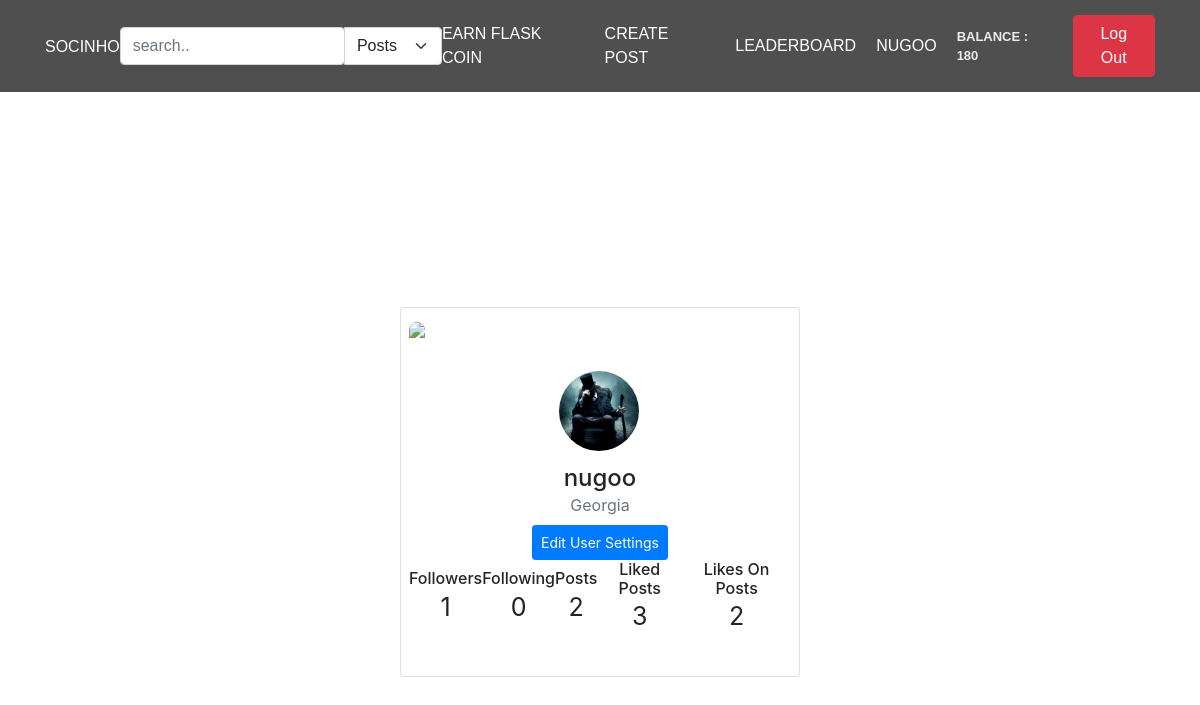
Page /user-profile (signed in) on the earlier database version.
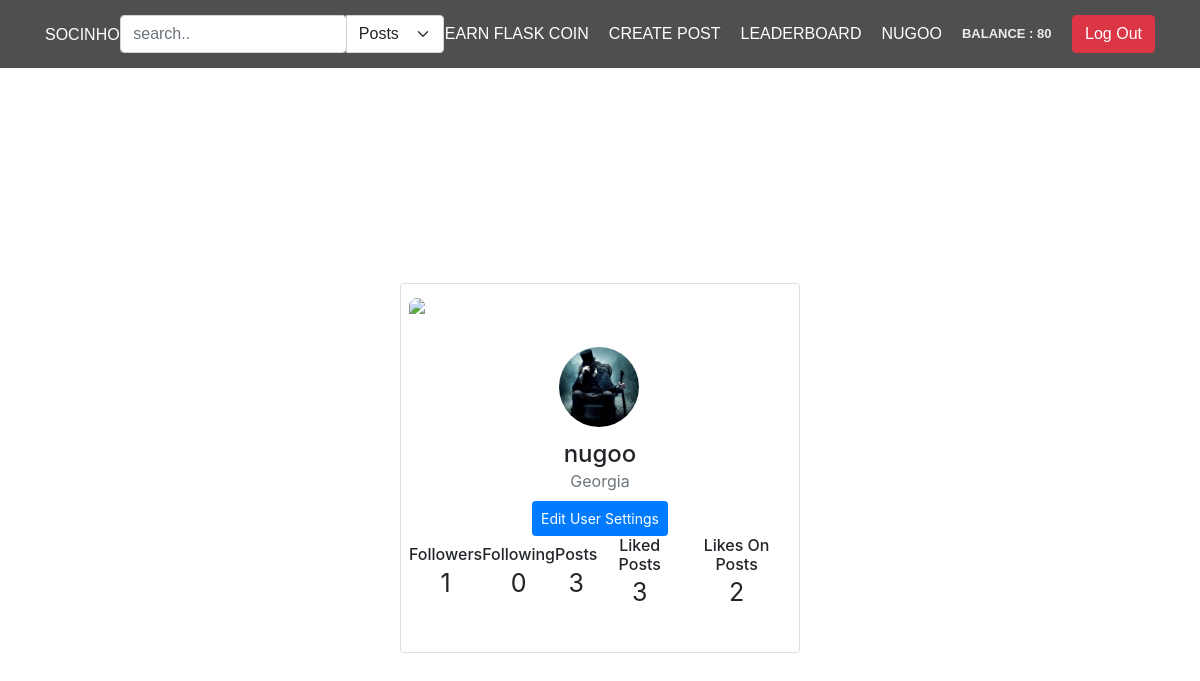
Same page on the later database version.
### app/main/models.py (models this page shows, shortened)
class User(db.Model, UserMixin):
    id = db.Column(db.Integer, primary_key=True)
    username = db.Column(db.String(80), unique=True)
    email = db.Column(db.String(50), nullable=False)
    password = db.Column(db.String(50), nullable=False)
    user_image = db.Column(db.String(80), default='static/pfp/default.png')
    flask_coin = db.Column(db.Integer, default=100)
    privacy = db.Column(db.String(50), default='public')

### app/main/views.py (the view)
@main_bp.route('/user-profile')
@login_required
def user_profile():
    curr_user_liked_posts = Like.query.filter_by(user_id=current_user.id, like_status='active').all() # დალოგინებულმა იუზერმა რომელი პოსტებიც დაალაიქა
    curr_user_posts = Post.query.filter_by(user_id=current_user.id).all() # დალოგინებული იუზერის დადებული პოსტები
    curr_user_followers = Follow.query.filter_by(following_to_id=current_user.id, following_status='active').all() # დალოგინებული იუზერის ფოლოუერები
    curr_user_following = Follow.query.filter_by(following_from_id=current_user.id, following_status='active').all() # დალოგინებული იუზერი ვისაც აფოლოვებს
    user_liked_curr_posts = []
    for post in curr_user_posts:
        like_to_currents_post = Like.query.filter_by(post_id=post.id, like_status='active').all()
        if like_to_currents_post:
            user_liked_curr_posts.append(like_to_currents_post) # თუ რომეილიმე იუზერმა დალოგინებული იუზერის პოსტი დაალაიქა
    return render_template('user-profile.html', curr_user_posts=curr_user_posts,
                           curr_user_liked_posts=curr_user_liked_posts,
                           user_liked_curr_posts=user_liked_curr_posts,
                           curr_user_followers=curr_user_followers,
                           curr_user_following=curr_user_following)

### app/main/views.py (called while the page is built)
@login_manager.user_loader
def load_user(user_id):
    return User.query.get(user_id)

### app/main/templates/user-profile.html
{% extends "main.html" %}
{% block content %}
<div class="containerr d-flex justify-content-center align-items-center">
             <div class="card">
              <div class="upper">
                <img src="https://i.imgur.com/Qtrsrk5.jpg" class="img-fluid">
              </div>
              <div class="user text-center">
                <div class="profile">
                  <img src="{{current_user.user_image}}" class="rounded-circle" width="80">
                </div>
              </div>
              <div class="mt-5 text-center">
                <h4 class="mb-0">{{ current_user.username }}</h4>
                <span class="text-muted d-block mb-2">Georgia</span>
                <button class="btn btn-primary btn-sm follow" onclick="window.location.href='{{ url_for( 'main.user_settings' ) }}';">Edit User Settings</button>
                <div class="d-flex justify-content-between align-items-center mt-10 px-10">
                  <div class="stats">
                    <h6 class="mb-0">Followers</h6>
                    <span>{{curr_user_followers|length}}</span>
                  </div>
                  <div class="stats">
                    <h6 class="mb-0">Following</h6>
                    <span>{{curr_user_following|length}}</span>
                  </div>
                  <div class="stats">
                    <h6 class="mb-0">Posts</h6>
                    <span>{{ curr_user_posts|length }}</span>
                  </div>
                  <div class="stats">
                    <h6 class="mb-0">Liked Posts</h6>
                    <span>{{ curr_user_liked_posts|length }}</span>
                  </div>
                  <div class="stats">
                    <h6 class="mb-0">Likes On Posts</h6>
                    <span>{{ user_liked_curr_posts|length }}</span>
                  </div>
                </div>
              </div>
             </div>
           </div>
{% endblock content %}

### app/main/templates/main.html (shortened to what this page needs)
<!DOCTYPE html>
<html lang="en">
<head>
    <link rel="stylesheet" href="https://cdn.jsdelivr.net/npm/bootstrap@5.0.0-alpha1/dist/css/bootstrap.min.css">
    <link rel="stylesheet" href="{{ url_for('static', filename='style.css') }}">
    <link rel="stylesheet" href="https://cdn.jsdelivr.net/npm/bootstrap@4.3.1/dist/css/bootstrap.min.css">
</head>
<body>
    <header class="main-header">
        <div class="container">
            <h2 class="socinho" >SOCINHO</h2>
            {% if current_user.is_authenticated %}
                <form action="{{ url_for('main.search') }}" method="post">
                    <div class="input-group">
                        <input  type="search" class="form-control rounded" placeholder="search.." aria-label="Search" aria-describedby="search-addon" name="search" required />
                        <select class="form-select" aria-label="Default select example" onchange="this.form.submit()" name="search_filter">
                            <option value="posts" >Posts</option>
                        </select>
                    </div>
                </form>
            {% endif %}
            <nav class="main-navigation">
                {% if current_user.username %}
                    <li><a href="{{ url_for('main.play_for_earn') }}">Earn Flask Coin </a></li>
                    <li><a href="/create-post" data-toggle="modal" data-target="#mymodal">Create Post</a></li>
                    <li><a href="/leaderboard">Leaderboard</a></li>
                    <li><a href="{{ url_for('main.user_profile') }}">{{current_user.username}}</a></li>
                    <li><p class="balance" style="margin: 0">Balance : {{ current_user.flask_coin }}</p>
                {% endif %}
            </nav>
            <div>
                {% if current_user.username %}
                    <li>
                        <form action="{{ url_for('main.logout') }}">
                            <button name="submit" type="submit" class="btn btn-danger">Log Out</button>
                        </form>
                    </li>
                {% endif %}
            </div>
        </div>
    </header>
    {% block content %}
    {% endblock %}
</body>
</html>

Differences in the rows shown:
changed User "nugoo": flask_coin "180" → "80"
Other differences:
{{ curr_user_posts|length }}: "2" → "3"
